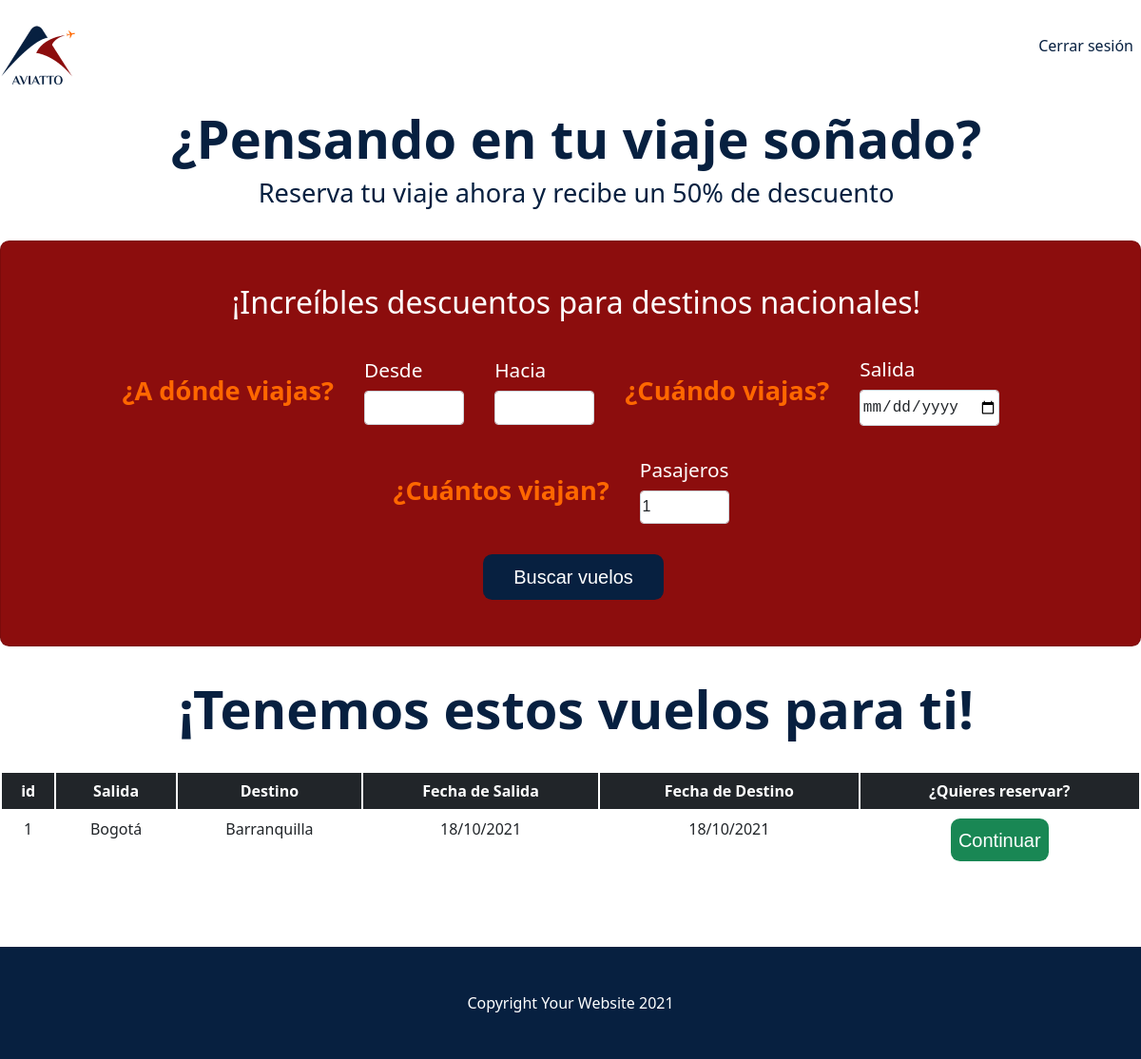
/bookFlight, run on an earlier commit of the app's database.
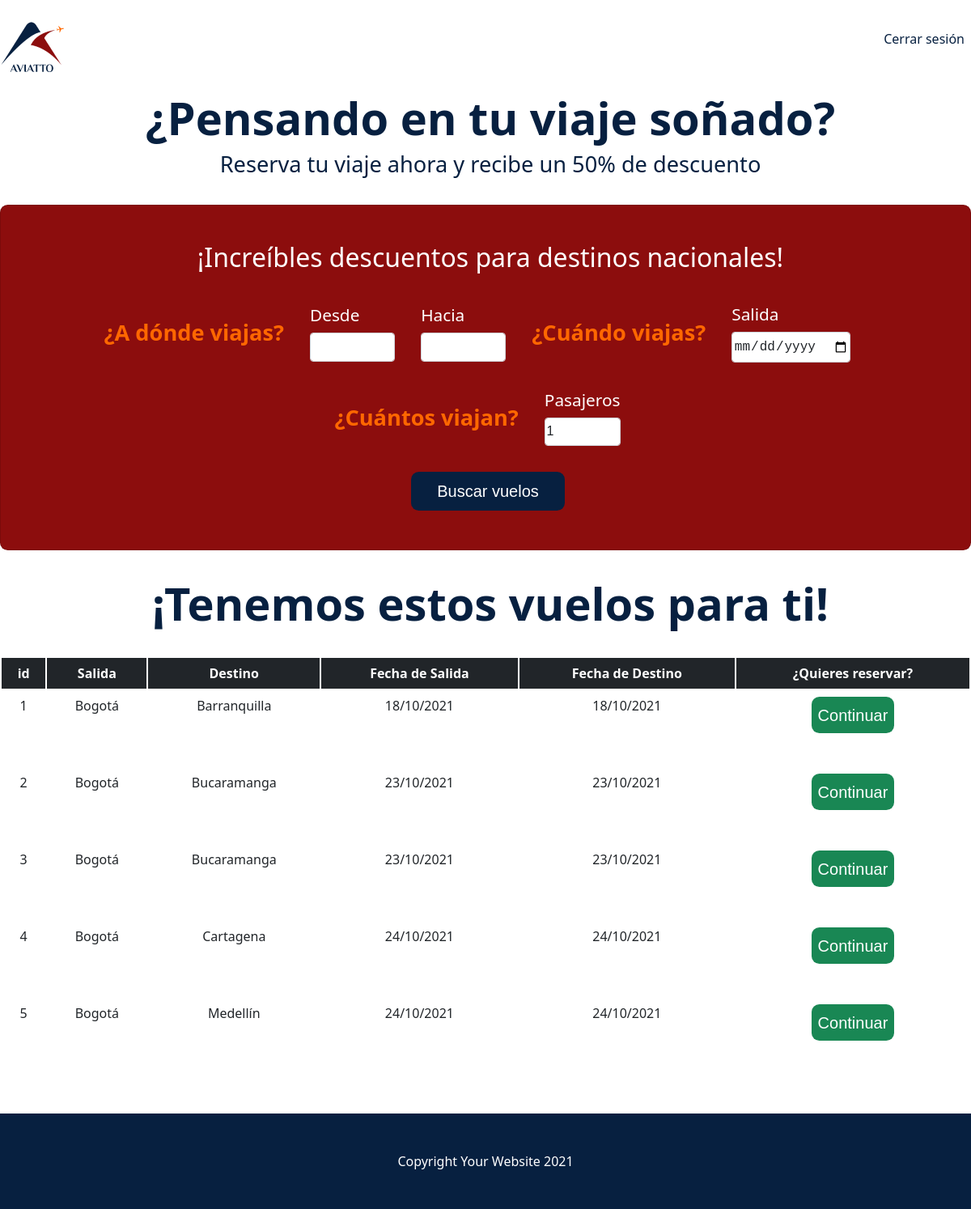
And on a later commit of the database.
### tables this page shows
CREATE TABLE Flight(
id integer primary key autoincrement,
depature text(30) not null,
arrival text(30) not null,
depatureTime text(20) not null,
arrivalTime text(20) not null,
plane text(20) not null,
capacity integer not null,
idStatus integer not null,
idPerson integer not null
);

### app.py (the view)
@app.route('/bookFlight')
def bookFlight():
    form = BookFlightForm()
    sql = "SELECT * FROM Flight"
    db = get_db()
    cursorObj = db.cursor()
    cursorObj.execute(sql)
    flight = cursorObj.fetchall()
    return render_template('bookFlight.html',form=form, flight=flight)

### forms/forms.py
class BookFlightForm(FlaskForm):
    depature = SelectField(u'Desde', validators=[DataRequired()], choices=[('1', ''),('Barranquilla', 'Barranquilla'), ('Bogotá', 'Bogotá'), ('Bucaramanga', 'Bucaramanga'), ('Cartagena', 'Cartagena'), ('Medellín', 'Medellín') ])
    arrival = SelectField(u'Hacia', validators=[DataRequired()], choices=[('1', ''),('Barranquilla', 'Barranquilla'), ('Bogotá', 'Bogotá'), ('Bucaramanga', 'Bucaramanga'), ('Cartagena', 'Cartagena'), ('Medellín', 'Medellín') ])
    depatureTime = DateField("Salida", validators=[DataRequired()], format='%d/%m/%y')
    passengers = SelectField(u'Pasajeros', validators=[DataRequired()], choices=[('1', '1'), ('2', '2'), ('3', '3'), ('4', '4'), ('5', '5') ])

### db.py (called while the page is built)
def get_db():
    try:
        if 'db' not in g:
            print('conectada')
            g.db = sqlite3.connect('database/aviatto.db')
        return g.db
    except Error:
        print(Error)

### templates/bookFlight.html (shortened to what this page needs)
{% extends 'layout.html' %} {% block body %}
<header class="bg-white">
  <div class="container px-7">
    <div class="row gx-5">
      <div class="col-lg-6">
        <div class="text-center">
          <h1 class="display-5 fw-bolder text-blue mb-2">
            ¿Pensando en tu viaje soñado?
          </h1>
          <p class="lead text-blue mb-4">
            Reserva tu viaje ahora y recibe un 50% de descuento
          </p>
        </div>
      </div>
    </div>
  </div>
</header>
<div class="container px-7">
  <div class="card" style="width: 75rem">
    <div class="card-body">
      <div class="row gx-4 justify-content-center">
        <h2 class="text-center">¡Increíbles descuentos para destinos nacionales!</h2>
          <form action="" method="post">
            <class class="format">
              <p class="leadtitle text-orange mb-4 mr-2">¿A dónde viajas?</p>
              <div class="form-group">
                <div class="leadseccion mb-3 mr-2">
                  {{ form.depature.label}} {{
                  form.depature(class="form-control")}}
                </div>
              </div>
              <div class="form-group">
                <div class="leadseccion mb-3 mr-2">
                  {{ form.arrival.label}} {{
                  form.arrival(class="form-control")}}
                </div>
              </div>
              <p class="leadtitle text-orange mb-4 mr-2">¿Cuándo viajas?</p>
              <div class="form-group">
                <div class="leadseccion mb-3 mr-2">
                  {{ form.depatureTime.label}} {{
                  form.depatureTime(class="form-control")}}
                </div>
              </div>
              <p class="leadtitle text-orange mb-4 mr-2">¿Cuántos viajan?</p>
              <div class="form-group">
                <div class="leadseccion mb-3 mr-2">
                  {{ form.passengers.label}} {{
                  form.passengers(class="form-control")}}
                </div>
              </div>
            </class>
            <div class="text-center">
              <button class="btn" type="submit">Buscar vuelos</button>
            </div>
          </form>
        </div>
      </div>
    </div>
</div>
<div class="container px-7">
  <div class="row gx-5">
      <div class="text-center">
        <h1 class="display-5 fw-bolder text-blue mb-4">
          ¡Tenemos estos vuelos para ti!
        </h1>
      </div>
  </div>
</div>
<div class="container">
  <div class="justify-content-center">
      <table class="table table-hover text-blue">
          <thead class="table-dark">
              <tr>
                  <th>id</th>
                  <th>Salida</th>
                  <th>Destino</th>
                  <th>Fecha de Salida</th>
                  <th>Fecha de Destino</th>
                  <th>¿Quieres reservar?</th>
              </tr>
          </thead>
          <tbody>
              {% for f in flight %}
              <tr>
                  <td class="text-center">{{f[0]}}</td>
                  <td class="text-center">{{f[1]}}</td>
                  <td class="text-center">{{f[2]}}</td>
                  <td class="text-center">{{f[3]}}</td>
                  <td class="text-center">{{f[4]}}</td>
                  <td class="text-center"><button class="btn2 justify-content-center">Continuar</button></td>
              </tr>
              {% endfor %}
          </tbody>
      </table>
  </div>
</div>
<footer class="py-5 bg-dark">
  <div class="container px-3"><p class="m-0 text-center text-white">Copyright Your Website 2021</p></div>
</footer>
  {% endblock body %}

### templates/layout.html (shortened to what this page needs)
<!DOCTYPE html>
<html lang="en">
<head>
    <link rel="stylesheet" href="../static/css/styleu.css" type="text/css" />
</head>
<body>
    <nav class="navbar navbar-expand-lg navbar-dark bg-white">
        <class class="container px-7">
          <a class="navbar-brand" href="#!"
            ><img src="../static/images/logo.png"
          /></a>
          <ul class="navbar-nav">
            <li class="nav-item">
              <a class="nav-link" href="{{ url_for('login') }}">Cerrar sesión</a>
            </li>
          </ul>
        </class>
      </nav>
      {% block body %}{% endblock body %}
    </body>
</html>

What changed in the data, as far as the page shows it:
added Flight: id "2", depature "Bogotá", arrival "Bucaramanga", depatureTime "23/10/2021", arrivalTime "23/10/2021"
added Flight: id "3", depature "Bogotá", arrival "Bucaramanga", depatureTime "23/10/2021", arrivalTime "23/10/2021"
added Flight: id "4", depature "Bogotá", arrival "Cartagena", depatureTime "24/10/2021", arrivalTime "24/10/2021"
added Flight: id "5", depature "Bogotá", arrival "Medellín", depatureTime "24/10/2021", arrivalTime "24/10/2021"
